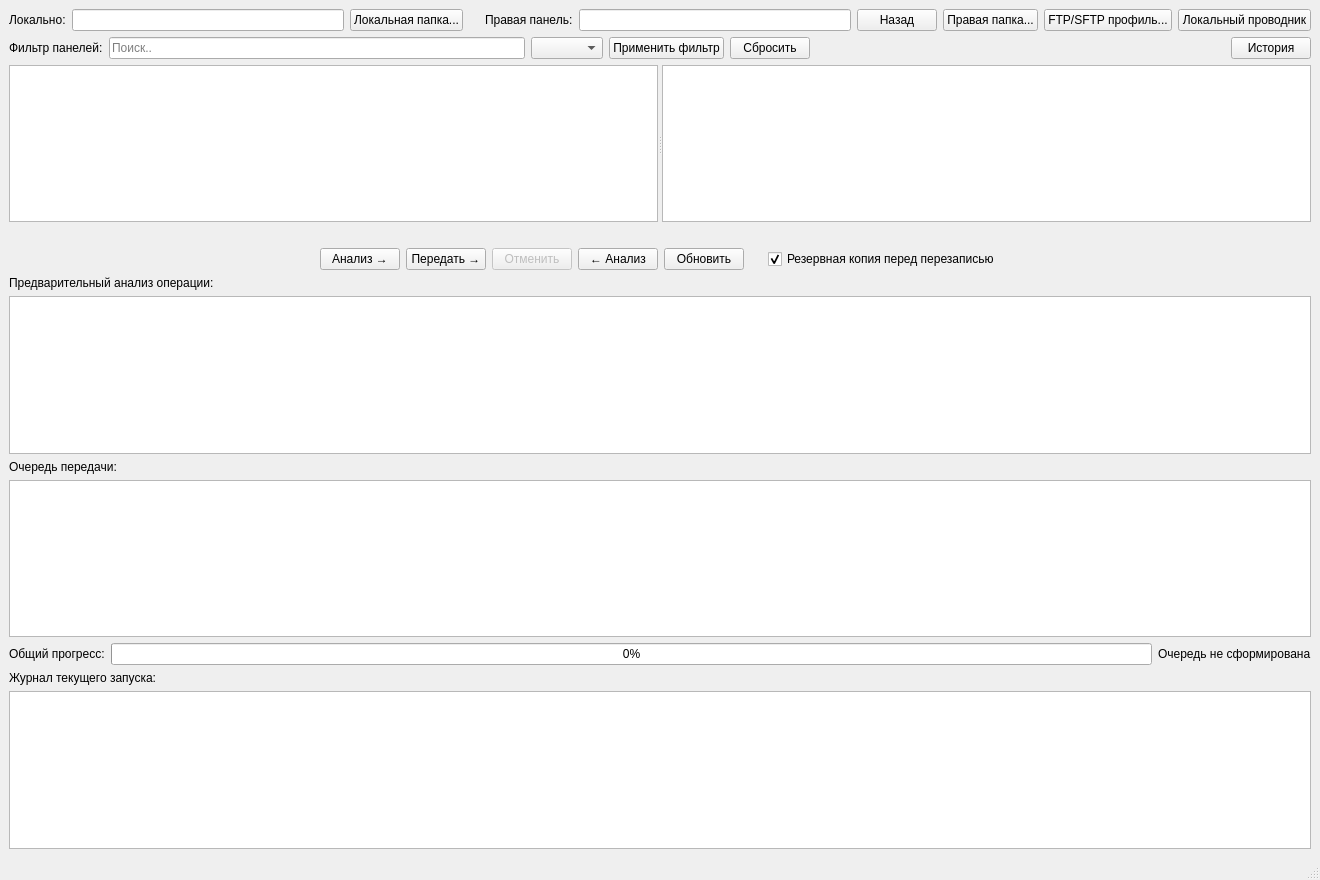
<?xml version="1.0" encoding="UTF-8"?>
<ui version="4.0">
 <class>MainWindow</class>
 <widget class="QMainWindow" name="MainWindow">
  <property name="geometry">
   <rect>
    <x>0</x>
    <y>0</y>
    <width>1320</width>
    <height>880</height>
   </rect>
  </property>
  <property name="windowTitle">
   <string>SecureTransfer Lite</string>
  </property>
  <widget class="QWidget" name="centralWidget">
   <layout class="QVBoxLayout" name="mainVerticalLayout">
    <item>
     <layout class="QHBoxLayout" name="pathLayout">
      <item>
       <widget class="QLabel" name="localLabel">
        <property name="text">
         <string>Локально:</string>
        </property>
       </widget>
      </item>
      <item>
       <widget class="QLineEdit" name="localPathEdit"/>
      </item>
      <item>
       <widget class="QPushButton" name="chooseLocalButton">
        <property name="text">
         <string>Локальная папка...</string>
        </property>
       </widget>
      </item>
      <item>
       <spacer name="pathSpacer">
        <property name="orientation">
         <enum>Qt::Orientation::Horizontal</enum>
        </property>
        <property name="sizeType">
         <enum>QSizePolicy::Policy::Fixed</enum>
        </property>
        <property name="sizeHint" stdset="0">
         <size>
          <width>16</width>
          <height>20</height>
         </size>
        </property>
       </spacer>
      </item>
      <item>
       <widget class="QLabel" name="remoteLabel">
        <property name="text">
         <string>Правая панель:</string>
        </property>
       </widget>
      </item>
      <item>
       <widget class="QLineEdit" name="remotePathEdit"/>
      </item>
      <item>
       <widget class="QPushButton" name="remoteUpButton">
        <property name="text">
         <string>Назад</string>
        </property>
       </widget>
      </item>
      <item>
       <widget class="QPushButton" name="chooseRemoteButton">
        <property name="text">
         <string>Правая папка...</string>
        </property>
       </widget>
      </item>
      <item>
       <widget class="QPushButton" name="connectRemoteButton">
        <property name="text">
         <string>FTP/SFTP профиль...</string>
        </property>
       </widget>
      </item>
      <item>
       <widget class="QPushButton" name="emulatorButton">
        <property name="text">
         <string>Локальный проводник</string>
        </property>
       </widget>
      </item>
     </layout>
    </item>
    <item>
     <layout class="QHBoxLayout" name="filterLayout">
      <item>
       <widget class="QLabel" name="filterLabel">
        <property name="text">
         <string>Фильтр панелей:</string>
        </property>
       </widget>
      </item>
      <item>
       <widget class="QLineEdit" name="fileFilterEdit">
        <property name="placeholderText">
         <string>Поиск..</string>
        </property>
       </widget>
      </item>
      <item>
       <widget class="QComboBox" name="filterModeCombo"/>
      </item>
      <item>
       <widget class="QPushButton" name="applyFilterButton">
        <property name="text">
         <string>Применить фильтр</string>
        </property>
       </widget>
      </item>
      <item>
       <widget class="QPushButton" name="clearFilterButton">
        <property name="text">
         <string>Сбросить</string>
        </property>
       </widget>
      </item>
      <item>
       <spacer name="filterSpacer">
        <property name="orientation">
         <enum>Qt::Orientation::Horizontal</enum>
        </property>
        <property name="sizeHint" stdset="0">
         <size>
          <width>40</width>
          <height>20</height>
         </size>
        </property>
       </spacer>
      </item>
      <item>
       <widget class="QPushButton" name="historyButton">
        <property name="text">
         <string>История</string>
        </property>
       </widget>
      </item>
     </layout>
    </item>
    <item>
     <widget class="QSplitter" name="fileSplitter">
      <property name="orientation">
       <enum>Qt::Orientation::Horizontal</enum>
      </property>
      <widget class="QTreeView" name="localView"/>
      <widget class="QTreeView" name="remoteView"/>
     </widget>
    </item>
    <item>
     <widget class="QLabel" name="remoteBackendLabel">
      <property name="text">
       <string/>
      </property>
     </widget>
    </item>
    <item>
     <layout class="QHBoxLayout" name="transferButtonLayout">
      <item>
       <spacer name="transferLeftSpacer">
        <property name="orientation">
         <enum>Qt::Orientation::Horizontal</enum>
        </property>
        <property name="sizeHint" stdset="0">
         <size>
          <width>40</width>
          <height>20</height>
         </size>
        </property>
       </spacer>
      </item>
      <item>
       <widget class="QPushButton" name="analyzeUploadButton">
        <property name="text">
         <string>Анализ →</string>
        </property>
       </widget>
      </item>
      <item>
       <widget class="QPushButton" name="executeButton">
        <property name="text">
         <string>Передать →</string>
        </property>
       </widget>
      </item>
      <item>
       <widget class="QPushButton" name="cancelButton">
        <property name="enabled">
         <bool>false</bool>
        </property>
        <property name="text">
         <string>Отменить</string>
        </property>
       </widget>
      </item>
      <item>
       <widget class="QPushButton" name="analyzeDownloadButton">
        <property name="text">
         <string>← Анализ</string>
        </property>
       </widget>
      </item>
      <item>
       <widget class="QPushButton" name="refreshButton">
        <property name="text">
         <string>Обновить</string>
        </property>
       </widget>
      </item>
      <item>
       <spacer name="backupSpacer">
        <property name="orientation">
         <enum>Qt::Orientation::Horizontal</enum>
        </property>
        <property name="sizeType">
         <enum>QSizePolicy::Policy::Fixed</enum>
        </property>
        <property name="sizeHint" stdset="0">
         <size>
          <width>18</width>
          <height>20</height>
         </size>
        </property>
       </spacer>
      </item>
      <item>
       <widget class="QCheckBox" name="backupCheckBox">
        <property name="text">
         <string>Резервная копия перед перезаписью</string>
        </property>
        <property name="checked">
         <bool>true</bool>
        </property>
       </widget>
      </item>
      <item>
       <spacer name="transferRightSpacer">
        <property name="orientation">
         <enum>Qt::Orientation::Horizontal</enum>
        </property>
        <property name="sizeHint" stdset="0">
         <size>
          <width>40</width>
          <height>20</height>
         </size>
        </property>
       </spacer>
      </item>
     </layout>
    </item>
    <item>
     <widget class="QLabel" name="planLabel">
      <property name="text">
       <string>Предварительный анализ операции:</string>
      </property>
     </widget>
    </item>
    <item>
     <widget class="QTableWidget" name="planTable"/>
    </item>
    <item>
     <widget class="QLabel" name="queueLabel">
      <property name="text">
       <string>Очередь передачи:</string>
      </property>
     </widget>
    </item>
    <item>
     <widget class="QTableWidget" name="queueTable"/>
    </item>
    <item>
     <layout class="QHBoxLayout" name="progressLayout">
      <item>
       <widget class="QLabel" name="totalProgressLabel">
        <property name="text">
         <string>Общий прогресс:</string>
        </property>
       </widget>
      </item>
      <item>
       <widget class="QProgressBar" name="totalProgressBar">
        <property name="value">
         <number>0</number>
        </property>
       </widget>
      </item>
      <item>
       <widget class="QLabel" name="queueSummaryLabel">
        <property name="text">
         <string>Очередь не сформирована</string>
        </property>
       </widget>
      </item>
     </layout>
    </item>
    <item>
     <widget class="QLabel" name="runLogLabel">
      <property name="text">
       <string>Журнал текущего запуска:</string>
      </property>
     </widget>
    </item>
    <item>
     <widget class="QTextEdit" name="logTextEdit">
      <property name="minimumSize">
       <size>
        <width>0</width>
        <height>120</height>
       </size>
      </property>
      <property name="readOnly">
       <bool>true</bool>
      </property>
     </widget>
    </item>
   </layout>
  </widget>
  <widget class="QStatusBar" name="statusBar"/>
 </widget>
 <resources/>
 <connections/>
</ui>
